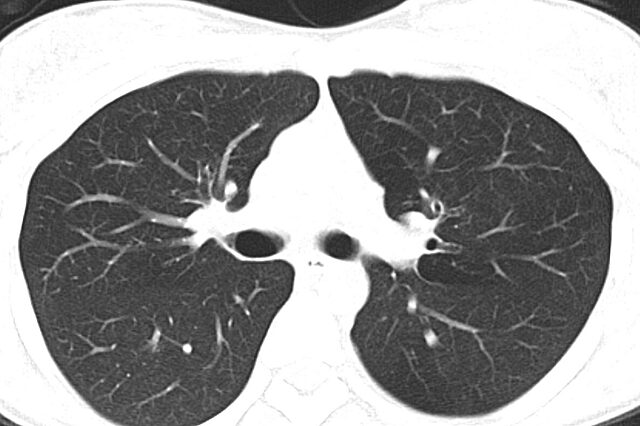
#> input picture Digital Image Processing/HW2 Otsu/low-dose-lung-cancer-screening-with-lung-nodules.jpg, 640 x 426 px
$ python otsuthreshold.py low-dose-lung-cancer-screening-with-lung-nodules.jpg
#> lines starting #> are read from the running program, lines starting #| are printed output that depends on the picture; after the words box and inside, x2 and y2 are one past the last pixel; in counts of white or black regions, pixels touching at a corner belong together; long printed decimals are rounded
from pathlib import Path
import matplotlib.pyplot as plt
import sys
import numpy as np
import cv2 as cv
import time
import skimage
from skimage.filters import threshold_otsu


# Otsu's method for a single channel
def otsuRecursive(channel):
    startTime = time.time()
    hist, binEdges = np.histogram(channel.ravel(), bins=256, range=(0, 1))
    histSum = np.sum(hist)

    # Ensure the histogram has non-zero data
    if histSum == 0:
        print("Warning: Histogram sum is zero, possibly an empty or invalid image.")
        return 0

    pixelProbability = hist / histSum  # Normalize the histogram to get probabilities

    # Initialize variables
    q1 = np.zeros(256)
    mu1 = np.zeros(256)
    mu2 = np.zeros(256)
    variance = np.zeros(256)  # Array to store between-class variance

    q1[0] = pixelProbability[0]  # q1(1) = P(1)
    mu1[0] = 0  # mu1(0) = 0
    totalMean = np.dot(np.arange(256), pixelProbability)  # Total mean (needed for mu2)

    for t in range(1, 256):
        q1[t] = q1[t - 1] + pixelProbability[t]
        if q1[t] > 0:
            mu1[t] = (mu1[t - 1] * q1[t - 1] + t * pixelProbability[t]) / q1[t]
        if q1[t] < 1:
            mu2[t] = (totalMean - q1[t] * mu1[t]) / (1 - q1[t])
        if q1[t] > 0 and q1[t] < 1:
            variance[t] = q1[t] * (1 - q1[t]) * (mu1[t] - mu2[t]) ** 2

    # Find the threshold that maximizes between-class variance
    optimalThreshold = np.argmax(variance)
    print("Otsu calculation time: " + str(time.time() - startTime))
    return optimalThreshold

# Create histograms for each channel
def histogramDisplay(channel, threshold, colorName):
    print(f"Otsu's Threshold for {colorName} channel: {threshold}")
    # Plot histogram and threshold for each channel
    plt.figure(figsize=(6, 4))
    plt.hist(channel.ravel(), bins=256, range=(0, 1), color=colorName.lower(), alpha=0.7)
    plt.axvline(threshold / 255, color='black', linestyle='dashed', linewidth=1)
    plt.title(f"{colorName} Channel - Otsu's Threshold")
    plt.show()

# Function to set up the channels for otsu calculations
def channelSetup(image):
    # Check if the image is RGB (3D)
    if len(image.shape) == 3:
        if np.max(image) > 1:
            image = image/255.0
        # Separate the image into R, G, and B channels
        redChannel = image[:, :, 0]
        greenChannel = image[:, :, 1]
        blueChannel = image[:, :, 2]
        # Use the skimage built-in otsu method to compare values with those computed
        print("Built in otsu red channel result: " + str(threshold_otsu(redChannel)*255))
        print("Built in otsu green channel result: " + str(threshold_otsu(greenChannel)*255))
        print("Built in otsu blue channel result: " + str(threshold_otsu(blueChannel)*255))
        # Perform Otsu's method for each channel
        thresholds = []
        for channel, colorName in zip([redChannel, greenChannel, blueChannel], ['Red', 'Green', 'Blue']):
            threshold = otsuRecursive(channel)
            thresholds.append(threshold)
            histogramDisplay(channel, threshold, colorName)

        return thresholds

    else: #only works if image is single-channel grayscale, most grayscale images will have three equal channels
        threshold = otsuRecursive(image)
        histogramDisplay(image, threshold, 'Grayscale')

        return threshold

def binarizedDisplay(image, thresholds):
    if np.max(image) <= 1.0:
        image = (image * 255).astype(np.uint8)

    redChannel = image[:, :, 0]
    greenChannel = image[:, :, 1]
    blueChannel = image[:, :, 2]

    binRed = (redChannel > thresholds[0]).astype(np.uint8) * 255
    binGreen = (greenChannel > thresholds[1]).astype(np.uint8) * 255
    binBlue = (blueChannel > thresholds[2]).astype(np.uint8) * 255

    plt.figure(figsize=(15, 5))

    plt.subplot(1, 3, 1)
    plt.imshow(binRed, cmap='gray')
    plt.imsave("redBinarized.png", binRed, cmap = 'gray')
    plt.title(f'Red Channel Binarized (Threshold: {thresholds[0]})')
    plt.axis('off')

    plt.subplot(1, 3, 2)
    plt.imshow(binGreen, cmap='gray')
    plt.imsave("greenBinarized.png", binGreen, cmap = 'gray')
    plt.title(f'Green Channel Binarized (Threshold: {thresholds[1]})')
    plt.axis('off')

    plt.subplot(1, 3, 3)
    plt.imshow(binBlue, cmap='gray')
    plt.imsave("blueBinarized.png", binBlue, cmap = 'gray')
    plt.title(f'Blue Channel Binarized (Threshold: {thresholds[2]})')
    plt.axis('off')

    plt.show()

img = cv.imread(Path(sys.argv[1]), 1)
#> img is the input picture: shape (426, 640, 3); min 20, max 255, mean 154.6
cv.imshow('Input image', img)
cv.waitKey(0)
optThresholds = channelSetup(img)
#| Built in otsu red channel result: 161.826
#| Built in otsu green channel result: 161.826
#| Built in otsu blue channel result: 161.826
#> the loop in channelSetup, `for channel, colorName in zip([redChannel, greenChannel, blueChannel],..` made 3 passes
#> colorName on passes 1 to 3: 'Red', 'Green', 'Blue'
#| Otsu's Threshold for Red channel: 162
#| Otsu's Threshold for Green channel: 162
#| Otsu's Threshold for Blue channel: 162
#> pass 1, in histogramDisplay, `plt.show()`:
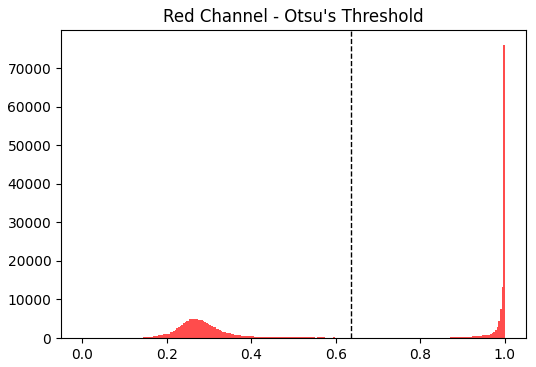
#> figure drawn by matplotlib, 1 panel; tallest bar 76057 high, from x = 0.996 to 1
#> pass 2, in histogramDisplay (call 2), `plt.show()`:
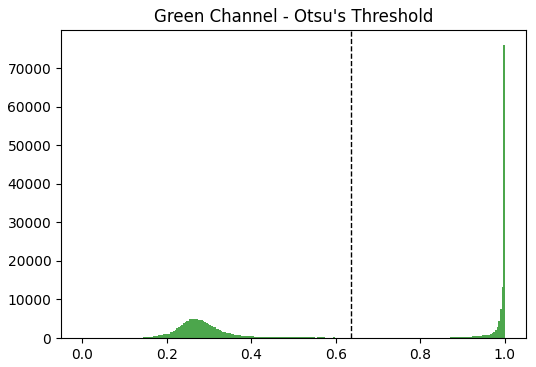
#> figure drawn by matplotlib, 1 panel; tallest bar 76057 high, from x = 0.996 to 1
#> after the loop in channelSetup, `for channel, colorName in zip([redChannel, greenChannel, blueChannel],..`: thresholds = [162, 162, 162]
#> optThresholds = [162, 162, 162]
print("Calculated Thresholds [R, G, B]: " + str(optThresholds))
#| Calculated Thresholds [R, G, B]: [162, 162, 162]
binarizedDisplay(img, optThresholds)
#> in binarizedDisplay, `binRed = (redChannel > thresholds[0]).astype(np.uint8) * 255`:
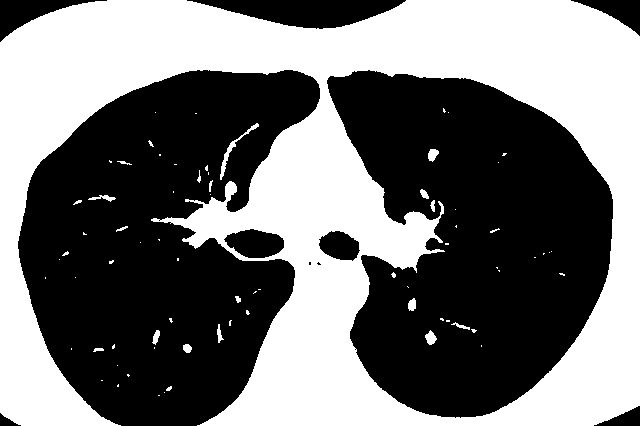
#> binRed: shape (426, 640); 45.7% white; 74 white regions (54 under 20 px), largest, box (x1, y1, x2, y2) and area: (0, 0, 640, 426) 123096, (220, 123, 259, 180) 244, (425, 330, 437, 345) 110
#> in binarizedDisplay, `plt.show()`:
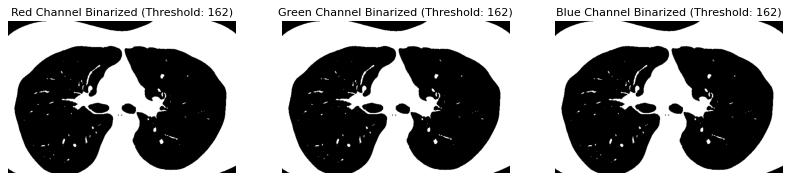
#> figure drawn by matplotlib, 3 panels
